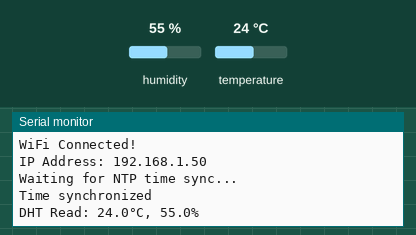
A sketch run on a simulated ESP32-S3. Shown: the last lines printed to the serial monitor. The test bench sets the inputs (shaded band); at power-on: humidity 55 %, temperature 24 °C. WiFi joins after 1.5 s; servers stay silent unless stated; uploads are accepted with an empty reply; the local clock reads 2024-03-15 10:24:30 at power-on unless the sketch sets it.

Above: at 2.7 s.
2.8 s: humidity set to 22 %
At 4.6 s:
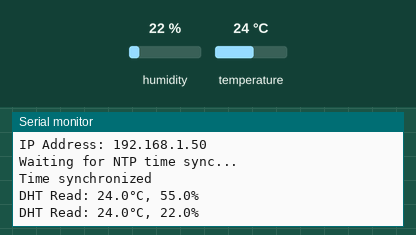
5.6 s: temperature set to 12 °C
At 10.9 s:
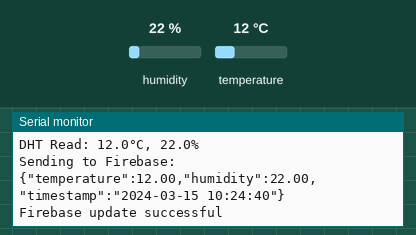
11.6 s: humidity set to 40 %
At 13.3 s:
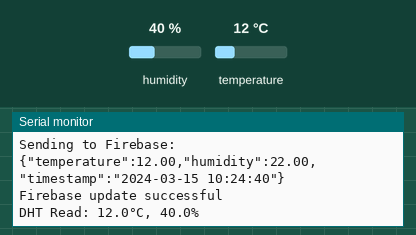
Timing chart, 0 to 14.8 s (numbered marks = the images above; inputs shaded):
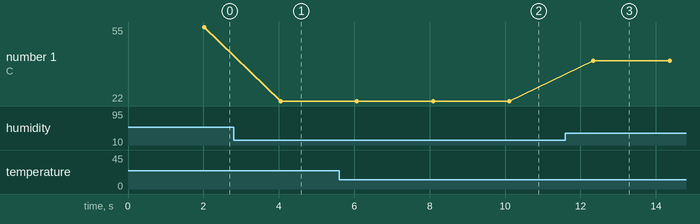

The sketch:

time.ino
```cpp
#include <WiFi.h>
#include <HTTPClient.h>
#include <DHT.h>
#include <time.h>

// WiFi Credentials
const char* ssid = "NTU FSD";
const char* password = "";

// Firebase Configuration
const String FIREBASE_HOST = "continue-lab11-iot-default-rtdb.firebaseio.com";
const String FIREBASE_AUTH = "Am00o4W7ogHUBKva3O4otWdER9sXdlWST19YvitB";
const String FIREBASE_PATH = "/lab11_data.json";

// DHT Sensor
#define DHTPIN 4       // GPIO4
#define DHTTYPE DHT11  // Change to DHT22 if needed

// Timing
const unsigned long SEND_INTERVAL = 10000;  // 10 seconds
const unsigned long SENSOR_DELAY = 2000;    // 2 seconds between reads

DHT dht(DHTPIN, DHTTYPE);
unsigned long lastSendTime = 0;
unsigned long lastReadTime = 0;

// ======= Setup ======= //
void setup() {
  Serial.begin(115200);
  Serial.println("\nESP32-S3 DHT11 Firebase Monitor");

  dht.begin();
  connectWiFi();
  setupTime();
}

// ======= Main Loop ======= //
void loop() {
  if (WiFi.status() != WL_CONNECTED) {
    connectWiFi();
  }

  if (millis() - lastReadTime >= SENSOR_DELAY) {
    float temp = dht.readTemperature();
    float hum = dht.readHumidity();

    if (!isnan(temp) && !isnan(hum)) {
      Serial.printf("DHT Read: %.1f°C, %.1f%%\n", temp, hum);

      if (millis() - lastSendTime >= SEND_INTERVAL) {
        sendToFirebase(temp, hum);
        lastSendTime = millis();
      }
    } else {
      Serial.println("Failed to read from DHT sensor.");
    }

    lastReadTime = millis();
  }
}

// ======= WiFi Functions ======= //
void connectWiFi() {
  Serial.print("Connecting to WiFi");
  WiFi.disconnect(true);
  WiFi.begin(ssid, password);

  int attempts = 0;
  while (WiFi.status() != WL_CONNECTED && attempts < 15) {
    delay(500);
    Serial.print(".");
    attempts++;
  }

  if (WiFi.status() == WL_CONNECTED) {
    Serial.println("\nWiFi Connected!");
    Serial.print("IP Address: ");
    Serial.println(WiFi.localIP());
  } else {
    Serial.println("\nWiFi Connection Failed!");
  }
}

// ======= NTP Time Setup ======= //
void setupTime() {
  configTime(5 * 3600, 0, "pool.ntp.org", "time.nist.gov");  // UTC+5 for Pakistan
  Serial.println("Waiting for NTP time sync...");
  time_t now = time(nullptr);
  while (now < 8 * 3600 * 2) {
    delay(500);
    Serial.print(".");
    now = time(nullptr);
  }
  Serial.println("\nTime synchronized");
}

// ======= Firebase Functions ======= //
void sendToFirebase(float temp, float humidity) {
  if (WiFi.status() != WL_CONNECTED) {
    Serial.println("WiFi not connected. Cannot send to Firebase.");
    return;
  }

  // Get current time
  time_t now = time(nullptr);
  struct tm* timeInfo = localtime(&now);
  char timeString[30];
  strftime(timeString, sizeof(timeString), "%Y-%m-%d %H:%M:%S", timeInfo);

  // Build JSON payload
  String jsonPayload = "{\"temperature\":" + String(temp) +
                       ",\"humidity\":" + String(humidity) +
                       ",\"timestamp\":\"" + String(timeString) + "\"}";

  Serial.println("Sending to Firebase:");
  Serial.println(jsonPayload);

  HTTPClient http;
  String url = "https://" + FIREBASE_HOST + FIREBASE_PATH + "?auth=" + FIREBASE_AUTH;

  http.begin(url);
  http.addHeader("Content-Type", "application/json");

  int httpCode = http.POST(jsonPayload);
  if (httpCode == HTTP_CODE_OK || httpCode == HTTP_CODE_ACCEPTED) {
    Serial.println("Firebase update successful");
  } else {
    Serial.printf("Firebase error: %d\n", httpCode);
  }

  http.end();
}
```

Measured:
- after the input at 2.8 s, the serial monitor: prints a new line after 1.2 s (image 1)
- after the input at 5.6 s, the serial monitor: prints a new line after 0.47 s (image 2)
- after the input at 11.6 s, the serial monitor: prints a new line after 0.75 s (image 3)
- plotted number 1: 55 → 22 after the input at 2.8 s
